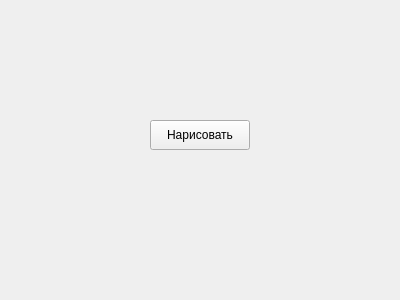
<?xml version="1.0" encoding="UTF-8"?>
<ui version="4.0">
 <class>MainWindow</class>
 <widget class="QMainWindow" name="MainWindow">
  <property name="geometry">
   <rect>
    <x>0</x>
    <y>0</y>
    <width>400</width>
    <height>300</height>
   </rect>
  </property>
  <widget class="QWidget" name="centralwidget">
   <widget class="QPushButton" name="pushButton">
    <property name="geometry">
     <rect>
      <x>150</x>
      <y>120</y>
      <width>100</width>
      <height>30</height>
     </rect>
    </property>
    <property name="text">
     <string>Нарисовать</string>
    </property>
   </widget>
  </widget>
  <property name="windowTitle">
   <string>мяу мяу мяу</string>
  </property>
 </widget>
 <resources/>
 <connections/>
</ui>
